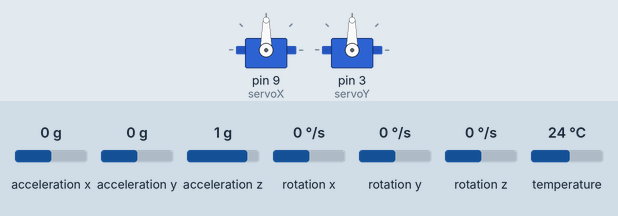
Recording of a sketch running on a simulated Arduino Leonardo, built with avr-gcc and run on an emulated ATmega32U4. Shown: 2 × servo. The inputs (shaded band) are chosen by the test bench; at power-on: rotation x 0 °/s, rotation y 0 °/s, acceleration x 0 g, acceleration y 0 g, acceleration z 1 g, rotation z 0 °/s, temperature 24 °C. What the sketch prints to the serial monitor is not drawn.

Above: at 1.2 s.
1.3 s: rotation x set to -192 °/s
At 2.6 s:
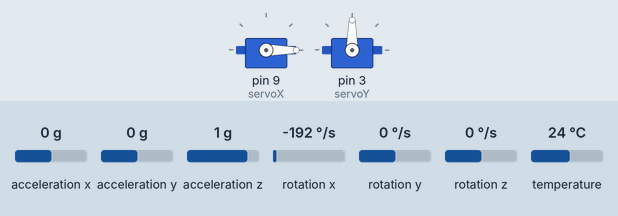
3.2 s: rotation y set to -100 °/s
At 5.2 s:
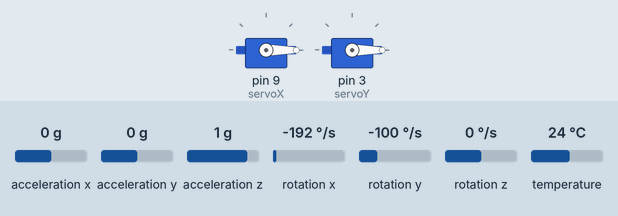
5.6 s: rotation y set to 100 °/s
At 7.56 s:
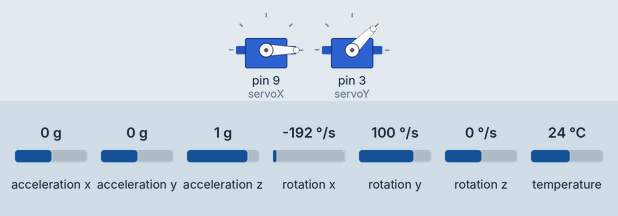
8.6 s: rotation y set to -100 °/s
11.6 s: rotation y set to 192 °/s
Timing chart, 0 to 15.6 s (numbered marks = the images above; inputs shaded):
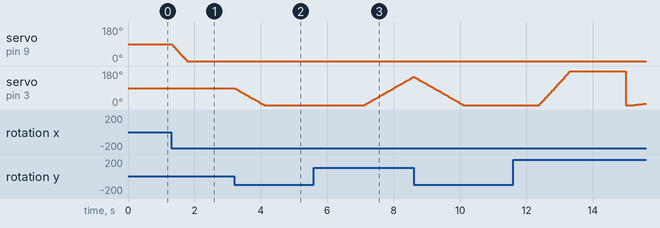

The sketch:

Gimbal_0.5.ino
```cpp
#include <Wire.h>
#include <Adafruit_MPU6050.h>
#include <Adafruit_Sensor.h>
#include <Servo.h>
Servo servoX;
Servo servoY;
double posX = 0;
int posIntX = 0;
double posY = 0;
int posIntY = 0;
unsigned long previousMillis = 0;
unsigned long currentTime = 0;
float xError = 0;
float yError = 0;

Adafruit_MPU6050 mpu;

void setup(void){
  Serial.begin(500000);


  servoX.attach(9);
  servoX.write(90);

  servoY.attach(3);
  servoY.write(90);

  //while (!Serial)
    //delay(10); // will pause Zero, Leonardo, etc until serial console opens

  //Serial.println("Adafruit MPU6050 test!");

  // Try to initialize!
  if (!mpu.begin()) {
    //Serial.println("Failed to find MPU6050 chip");
    while (1) {
      delay(10);
    }
  }

  mpu.setAccelerometerRange(MPU6050_RANGE_8_G);
  //Serial.print("Accelerometer range set to: ");
  switch (mpu.getAccelerometerRange()) {
  case MPU6050_RANGE_2_G:
    //Serial.println("+-2G");
    break;
  case MPU6050_RANGE_4_G:
    //Serial.println("+-4G");
    break;
  case MPU6050_RANGE_8_G:
    //Serial.println("+-8G");
    break;
  case MPU6050_RANGE_16_G:
    //Serial.println("+-16G");
    break;
  }


  mpu.setGyroRange(MPU6050_RANGE_500_DEG);
  //Serial.print("Gyro range set to: ");
  switch (mpu.getGyroRange()) {
  case MPU6050_RANGE_250_DEG:
    //Serial.println("+- 250 deg/s");
    break;
  case MPU6050_RANGE_500_DEG:
    //Serial.println("+- 500 deg/s");
    break;
  case MPU6050_RANGE_1000_DEG:
    //Serial.println("+- 1000 deg/s");
    break;
  case MPU6050_RANGE_2000_DEG:
    //Serial.println("+- 2000 deg/s");
    break;
  }

  mpu.setFilterBandwidth(MPU6050_BAND_21_HZ);
  //Serial.print("Filter bandwidth set to: ");
  switch (mpu.getFilterBandwidth()) {
  case MPU6050_BAND_260_HZ:
    //Serial.println("260 Hz");
    break;
  case MPU6050_BAND_184_HZ:
    //Serial.println("184 Hz");
    break;
  case MPU6050_BAND_94_HZ:
    //Serial.println("94 Hz");
    break;
  case MPU6050_BAND_44_HZ:
    //Serial.println("44 Hz");
    break;
  case MPU6050_BAND_21_HZ:
    //Serial.println("21 Hz");
    break;
  case MPU6050_BAND_10_HZ:
    //Serial.println("10 Hz");
    break;
  case MPU6050_BAND_5_HZ:
    //Serial.println("5 Hz");
    break;
  }

  sensors_event_t a, g, temp;
  mpu.getEvent(&a, &g, &temp);
  delay(10);
  xError = g.gyro.x;
  yError = g.gyro.y;
  Serial.print(xError);
}

void loop(){
  /* Get new sensor events with the readings */
  sensors_event_t a, g, temp;
  mpu.getEvent(&a, &g, &temp);
  currentTime = millis();
  while(currentTime < 1000){
    xError = g.gyro.x;
    yError = g.gyro.y;
    delay(10);
    currentTime = millis();
  }
  posX = posX + (g.gyro.x-xError)*((currentTime - previousMillis)/1000.0);
  posY = posY + (g.gyro.y-yError)*((currentTime - previousMillis)/1000.0);
  previousMillis = currentTime;
  posIntX = posX*(180.0/3.1415)+90.0;
  posIntY = posY*(180.0/3.1415)+90.0;
  servoX.write(posIntX);
  servoY.write(posIntY);
  Serial.print(posX);
  Serial.print("\n");
  Serial.print(posY);
  Serial.print("\nRotation X: ");
  Serial.print(g.gyro.x-xError);
  Serial.print(", Y: ");
  Serial.print(g.gyro.y-yError);
  //Serial.print("\n");
  //Serial.print(currentTime);
  Serial.print("\n");
  //Serial.print(previousMillis);
  Serial.print("\n");
}
```

Measured:
- after the input at 1.3 s, servo on pin 9 (servoX): moves from 90° to 0° over 0.46 s, starting at once
- after the input at 3.2 s, servo on pin 3 (servoY): moves from 90° to 0° over 0.89 s, starting at once
- after the input at 5.6 s, servo on pin 3 (servoY): moves from 0° to 149° over 1.5 s, starting after 1.5 s
